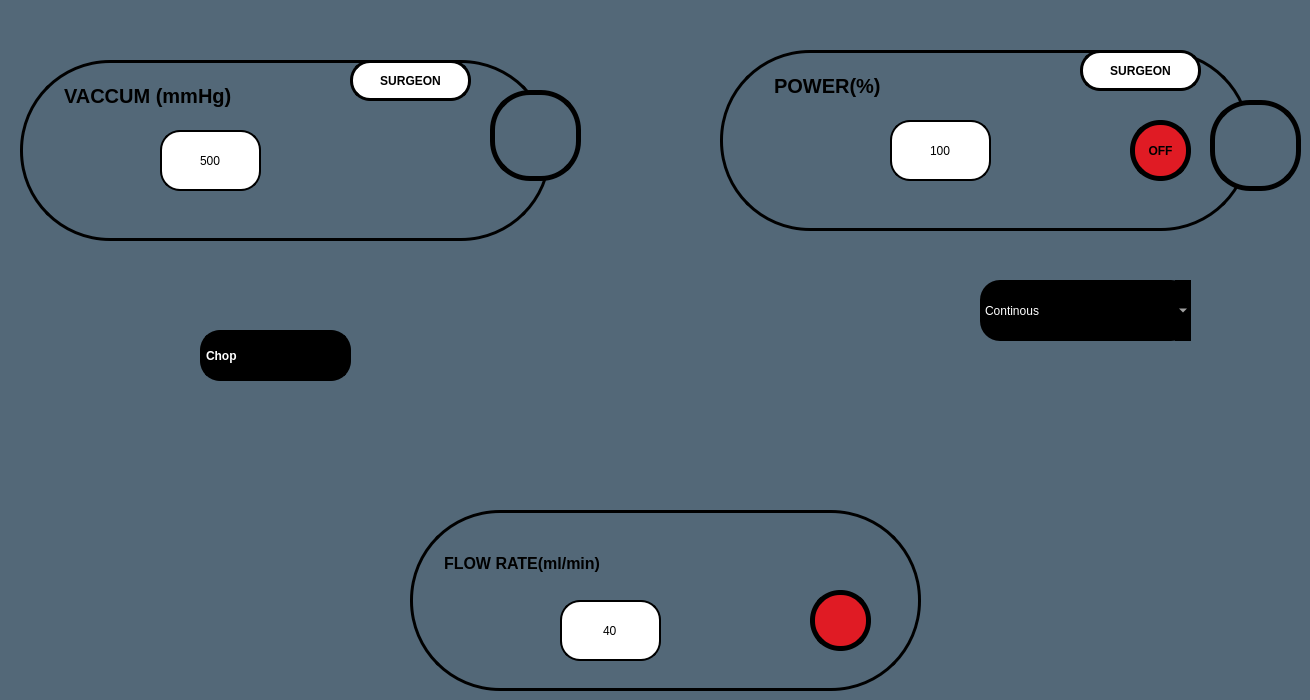
    <widget class="QWidget" name="tab_35">
     <property name="styleSheet">
      <string notr="true">background-color:rgb(83, 104, 120);</string>
     </property>
     <attribute name="title">
      <string>Page</string>
     </attribute>
     <widget class="QPushButton" name="us3powup_but">
      <property name="geometry">
       <rect>
        <x>790</x>
        <y>120</y>
        <width>91</width>
        <height>61</height>
       </rect>
      </property>
      <property name="styleSheet">
       <string notr="true">image: url(:/images/up1.png);
background-color:transparent;
border:none;</string>
      </property>
      <property name="text">
       <string/>
      </property>
     </widget>
     <widget class="QPushButton" name="us3powdown_but">
      <property name="geometry">
       <rect>
        <x>1020</x>
        <y>120</y>
        <width>91</width>
        <height>61</height>
       </rect>
      </property>
      <property name="styleSheet">
       <string notr="true">image: url(:/images/down1.png);
background-color:transparent;
border:none;</string>
      </property>
      <property name="text">
       <string/>
      </property>
     </widget>
     <widget class="QLineEdit" name="lineEdit_61">
      <property name="geometry">
       <rect>
        <x>890</x>
        <y>120</y>
        <width>101</width>
        <height>61</height>
       </rect>
      </property>
      <property name="styleSheet">
       <string notr="true">font:20pt &quot;Ubuntu&quot;;
background-color: rgb(255,255,255);
border-radius:20px;
border:2px solid black;</string>
      </property>
      <property name="text">
       <string>100</string>
      </property>
      <property name="alignment">
       <set>Qt::AlignCenter</set>
      </property>
     </widget>
     <widget class="QTextEdit" name="textEdit_47">
      <property name="geometry">
       <rect>
        <x>770</x>
        <y>70</y>
        <width>251</width>
        <height>41</height>
       </rect>
      </property>
      <property name="styleSheet">
       <string notr="true">background-color:transparent;
font: 15pt &quot;Ubuntu Condensed&quot;;
font:bold;
border:none;
</string>
      </property>
      <property name="html">
       <string>&lt;!DOCTYPE HTML PUBLIC &quot;-//W3C//DTD HTML 4.0//EN&quot; &quot;http://www.w3.org/TR/REC-html40/strict.dtd&quot;&gt;
&lt;html&gt;&lt;head&gt;&lt;meta name=&quot;qrichtext&quot; content=&quot;1&quot; /&gt;&lt;style type=&quot;text/css&quot;&gt;
p, li { white-space: pre-wrap; }
&lt;/style&gt;&lt;/head&gt;&lt;body style=&quot; font-family:'Ubuntu Condensed'; font-size:15pt; font-weight:600; font-style:normal;&quot;&gt;
&lt;p style=&quot; margin-top:0px; margin-bottom:0px; margin-left:0px; margin-right:0px; -qt-block-indent:0; text-indent:0px;&quot;&gt;POWER(%)&lt;/p&gt;&lt;/body&gt;&lt;/html&gt;</string>
      </property>
     </widget>
     <widget class="QLabel" name="label_96">
      <property name="geometry">
       <rect>
        <x>410</x>
        <y>510</y>
        <width>511</width>
        <height>181</height>
       </rect>
      </property>
      <property name="styleSheet">
       <string notr="true">border-radius:90px;
border:3px solid black;</string>
      </property>
      <property name="text">
       <string/>
      </property>
     </widget>
     <widget class="QLabel" name="label_97">
      <property name="geometry">
       <rect>
        <x>720</x>
        <y>50</y>
        <width>531</width>
        <height>181</height>
       </rect>
      </property>
      <property name="styleSheet">
       <string notr="true">border-radius:90px;
border:3px solid black;</string>
      </property>
      <property name="text">
       <string/>
      </property>
     </widget>
     <widget class="QLabel" name="label_98">
      <property name="geometry">
       <rect>
        <x>1210</x>
        <y>100</y>
        <width>91</width>
        <height>91</height>
       </rect>
      </property>
      <property name="styleSheet">
       <string notr="true">font:20pt &quot;Ubuntu&quot;;
border:5px solid black;
border-radius:40px;font-weight: bold;</string>
      </property>
      <property name="text">
       <string/>
      </property>
     </widget>
     <widget class="QPushButton" name="us3mode">
      <property name="geometry">
       <rect>
        <x>1080</x>
        <y>50</y>
        <width>121</width>
        <height>41</height>
       </rect>
      </property>
      <property name="styleSheet">
       <string notr="true">font:15pt &quot;Ubuntu&quot;;

border-radius:20px;
border:none;
border:3px solid black;
font:bold;background-color:white</string>
      </property>
      <property name="text">
       <string>SURGEON</string>
      </property>
     </widget>
     <widget class="QPushButton" name="us3onoff">
      <property name="geometry">
       <rect>
        <x>1130</x>
        <y>120</y>
        <width>61</width>
        <height>61</height>
       </rect>
      </property>
      <property name="styleSheet">
       <string notr="true">border:5px solid black;
border-radius:30px;font-weight: bold;
background-color: rgb(224, 27, 36);
color: rgb(0, 0, 0);</string>
      </property>
      <property name="text">
       <string>OFF</string>
      </property>
     </widget>
     <widget class="QLabel" name="label_100">
      <property name="geometry">
       <rect>
        <x>200</x>
        <y>330</y>
        <width>151</width>
        <height>51</height>
       </rect>
      </property>
      <property name="styleSheet">
       <string notr="true">font:30pt &quot;Ubuntu&quot;;

border-radius:20px;

border:none;font-weight: bold;border:3px solid black;
background-color: rgb(0, 0, 0);
color: rgb(255, 255, 255);</string>
      </property>
      <property name="text">
       <string>Chop</string>
      </property>
     </widget>
     <widget class="QComboBox" name="CutMode_vitCom_3">
      <property name="geometry">
       <rect>
        <x>980</x>
        <y>280</y>
        <width>211</width>
        <height>61</height>
       </rect>
      </property>
      <property name="styleSheet">
       <string notr="true">border-radius:20px;
color: rgb(255, 255, 255);
background-color: rgb(0, 0, 0);
font:20pt &quot;Ubuntu&quot;;</string>
      </property>
      <item>
       <property name="text">
        <string>Continous</string>
       </property>
      </item>
      <item>
       <property name="text">
        <string>Pulse</string>
       </property>
      </item>
      <item>
       <property name="text">
        <string>Ocupulse</string>
       </property>
      </item>
      <item>
       <property name="text">
        <string>Ocuburst</string>
       </property>
      </item>
      <item>
       <property name="text">
        <string>Single burst</string>
       </property>
      </item>
      <item>
       <property name="text">
        <string>Multi burst</string>
       </property>
      </item>
      <item>
       <property name="text">
        <string>Cold phaco</string>
       </property>
      </item>
     </widget>
     <widget class="QLabel" name="label_99">
      <property name="geometry">
       <rect>
        <x>490</x>
        <y>90</y>
        <width>91</width>
        <height>91</height>
       </rect>
      </property>
      <property name="styleSheet">
       <string notr="true">font:20pt &quot;Ubuntu&quot;;
border:5px solid black;
border-radius:40px;font-weight: bold;</string>
      </property>
      <property name="text">
       <string/>
      </property>
     </widget>
     <widget class="QTextEdit" name="textEdit_49">
      <property name="geometry">
       <rect>
        <x>60</x>
        <y>80</y>
        <width>241</width>
        <height>61</height>
       </rect>
      </property>
      <property name="styleSheet">
       <string notr="true">background-color:transparent;
font: 15pt &quot;Ubuntu Condensed&quot;;
font:bold;
border:none;
</string>
      </property>
      <property name="html">
       <string>&lt;!DOCTYPE HTML PUBLIC &quot;-//W3C//DTD HTML 4.0//EN&quot; &quot;http://www.w3.org/TR/REC-html40/strict.dtd&quot;&gt;
&lt;html&gt;&lt;head&gt;&lt;meta name=&quot;qrichtext&quot; content=&quot;1&quot; /&gt;&lt;style type=&quot;text/css&quot;&gt;
p, li { white-space: pre-wrap; }
&lt;/style&gt;&lt;/head&gt;&lt;body style=&quot; font-family:'Ubuntu Condensed'; font-size:15pt; font-weight:600; font-style:normal;&quot;&gt;
&lt;p style=&quot; margin-top:0px; margin-bottom:0px; margin-left:0px; margin-right:0px; -qt-block-indent:0; text-indent:0px;&quot;&gt;VACCUM (mmHg)&lt;/p&gt;&lt;/body&gt;&lt;/html&gt;</string>
      </property>
     </widget>
     <widget class="QLabel" name="label_95">
      <property name="geometry">
       <rect>
        <x>20</x>
        <y>60</y>
        <width>531</width>
        <height>181</height>
       </rect>
      </property>
      <property name="styleSheet">
       <string notr="true">border-radius:90px;
border:3px solid black;</string>
      </property>
      <property name="text">
       <string/>
      </property>
     </widget>
     <widget class="QLineEdit" name="lineEdit_63">
      <property name="geometry">
       <rect>
        <x>160</x>
        <y>130</y>
        <width>101</width>
        <height>61</height>
       </rect>
      </property>
      <property name="styleSheet">
       <string notr="true">font:20pt &quot;Ubuntu&quot;;
background-color: rgb(255,255,255);
border-radius:20px;border:2px solid black;</string>
      </property>
      <property name="text">
       <string>500</string>
      </property>
      <property name="alignment">
       <set>Qt::AlignCenter</set>
      </property>
     </widget>
     <widget class="QPushButton" name="us3vacdown_but">
      <property name="geometry">
       <rect>
        <x>290</x>
        <y>130</y>
        <width>91</width>
        <height>61</height>
       </rect>
      </property>
      <property name="styleSheet">
       <string notr="true">image: url(:/images/down1.png);
background-color:transparent;
border:none;</string>
      </property>
      <property name="text">
       <string/>
      </property>
     </widget>
     <widget class="QPushButton" name="us3vacup_but">
      <property name="geometry">
       <rect>
        <x>30</x>
        <y>130</y>
        <width>91</width>
        <height>61</height>
       </rect>
      </property>
      <property name="styleSheet">
       <string notr="true">image: url(:/images/up1.png);
background-color:transparent;
border:none;</string>
      </property>
      <property name="text">
       <string/>
      </property>
     </widget>
     <widget class="QPushButton" name="us3vacmode">
      <property name="geometry">
       <rect>
        <x>350</x>
        <y>60</y>
        <width>121</width>
        <height>41</height>
       </rect>
      </property>
      <property name="styleSheet">
       <string notr="true">font:15pt &quot;Ubuntu&quot;;

border-radius:20px;
border:none;
border:3px solid black;
font:bold;background-color:white</string>
      </property>
      <property name="text">
       <string>SURGEON</string>
      </property>
     </widget>
     <widget class="QPushButton" name="CI3">
      <property name="geometry">
       <rect>
        <x>810</x>
        <y>590</y>
        <width>61</width>
        <height>61</height>
       </rect>
      </property>
      <property name="styleSheet">
       <string notr="true">font:20pt &quot;Ubuntu&quot;;
background-color: rgb(224, 27, 36);
color: rgb(224, 27, 36);
image: url(:/images/ci.png);
border:5px solid black;
border-radius:30px;font-weight: bold;</string>
      </property>
      <property name="text">
       <string/>
      </property>
     </widget>
     <widget class="QLineEdit" name="lineEdit_62">
      <property name="geometry">
       <rect>
        <x>560</x>
        <y>600</y>
        <width>101</width>
        <height>61</height>
       </rect>
      </property>
      <property name="styleSheet">
       <string notr="true">font:20pt &quot;Ubuntu&quot;;
background-color: rgb(255,255,255);
border-radius:20px;border:2px solid black;</string>
      </property>
      <property name="text">
       <string>40</string>
      </property>
      <property name="alignment">
       <set>Qt::AlignCenter</set>
      </property>
     </widget>
     <widget class="QTextEdit" name="textEdit_48">
      <property name="geometry">
       <rect>
        <x>440</x>
        <y>550</y>
        <width>221</width>
        <height>51</height>
       </rect>
      </property>
      <property name="styleSheet">
       <string notr="true">background-color:transparent;
font: 15pt &quot;Ubuntu Condensed&quot;;
font:bold;
border:none;
</string>
      </property>
      <property name="html">
       <string>&lt;!DOCTYPE HTML PUBLIC &quot;-//W3C//DTD HTML 4.0//EN&quot; &quot;http://www.w3.org/TR/REC-html40/strict.dtd&quot;&gt;
&lt;html&gt;&lt;head&gt;&lt;meta name=&quot;qrichtext&quot; content=&quot;1&quot; /&gt;&lt;style type=&quot;text/css&quot;&gt;
p, li { white-space: pre-wrap; }
&lt;/style&gt;&lt;/head&gt;&lt;body style=&quot; font-family:'Ubuntu Condensed'; font-size:15pt; font-weight:600; font-style:normal;&quot;&gt;
&lt;p style=&quot; margin-top:0px; margin-bottom:0px; margin-left:0px; margin-right:0px; -qt-block-indent:0; text-indent:0px;&quot;&gt;&lt;span style=&quot; font-family:'Ubuntu'; font-size:12pt;&quot;&gt;FLOW RATE(ml/min)&lt;/span&gt;&lt;/p&gt;&lt;/body&gt;&lt;/html&gt;</string>
      </property>
     </widget>
     <widget class="QPushButton" name="us3flowdown_but">
      <property name="geometry">
       <rect>
        <x>690</x>
        <y>600</y>
        <width>91</width>
        <height>61</height>
       </rect>
      </property>
      <property name="styleSheet">
       <string notr="true">image: url(:/images/down1.png);
background-color:transparent;
border:none;</string>
      </property>
      <property name="text">
       <string/>
      </property>
     </widget>
     <widget class="QPushButton" name="us3flowup_but">
      <property name="geometry">
       <rect>
        <x>430</x>
        <y>600</y>
        <width>91</width>
        <height>61</height>
       </rect>
      </property>
      <property name="styleSheet">
       <string notr="true">image: url(:/images/up1.png);
background-color:transparent;
border:none;</string>
      </property>
      <property name="text">
       <string/>
      </property>
     </widget>
     <zorder>label_97</zorder>
     <zorder>label_96</zorder>
     <zorder>us3powup_but</zorder>
     <zorder>us3powdown_but</zorder>
     <zorder>lineEdit_61</zorder>
     <zorder>textEdit_47</zorder>
     <zorder>label_98</zorder>
     <zorder>us3mode</zorder>
     <zorder>us3onoff</zorder>
     <zorder>label_100</zorder>
     <zorder>CutMode_vitCom_3</zorder>
     <zorder>label_95</zorder>
     <zorder>lineEdit_63</zorder>
     <zorder>us3vacdown_but</zorder>
     <zorder>us3vacup_but</zorder>
     <zorder>us3vacmode</zorder>
     <zorder>label_99</zorder>
     <zorder>textEdit_49</zorder>
     <zorder>CI3</zorder>
     <zorder>lineEdit_62</zorder>
     <zorder>textEdit_48</zorder>
     <zorder>us3flowdown_but</zorder>
     <zorder>us3flowup_but</zorder>
    </widget>
